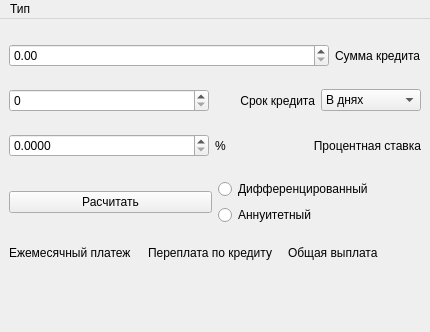
<?xml version="1.0" encoding="UTF-8"?>
<ui version="4.0">
 <class>Credit_window</class>
 <widget class="QMainWindow" name="Credit_window">
  <property name="geometry">
   <rect>
    <x>0</x>
    <y>0</y>
    <width>430</width>
    <height>332</height>
   </rect>
  </property>
  <property name="windowTitle">
   <string>Кредитный калькулятор</string>
  </property>
  <widget class="QWidget" name="centralwidget">
   <layout class="QVBoxLayout" name="verticalLayout_5">
    <item>
     <layout class="QVBoxLayout" name="verticalLayout_4">
      <item>
       <layout class="QVBoxLayout" name="verticalLayout_2">
        <item>
         <layout class="QHBoxLayout" name="horizontalLayout_3">
          <item>
           <widget class="QDoubleSpinBox" name="sum_doubleSpinBox">
            <property name="sizePolicy">
             <sizepolicy hsizetype="Expanding" vsizetype="Fixed">
              <horstretch>0</horstretch>
              <verstretch>0</verstretch>
             </sizepolicy>
            </property>
            <property name="maximum">
             <double>10000000000000000905969664.000000000000000</double>
            </property>
            <property name="singleStep">
             <double>0.010000000000000</double>
            </property>
           </widget>
          </item>
          <item>
           <widget class="QLabel" name="label_summ">
            <property name="text">
             <string>Сумма кредита</string>
            </property>
           </widget>
          </item>
         </layout>
        </item>
        <item>
         <layout class="QHBoxLayout" name="horizontalLayout_2">
          <item>
           <widget class="QSpinBox" name="term_spinBox">
            <property name="sizePolicy">
             <sizepolicy hsizetype="Fixed" vsizetype="Fixed">
              <horstretch>0</horstretch>
              <verstretch>0</verstretch>
             </sizepolicy>
            </property>
            <property name="minimumSize">
             <size>
              <width>200</width>
              <height>0</height>
             </size>
            </property>
            <property name="maximumSize">
             <size>
              <width>200</width>
              <height>16777215</height>
             </size>
            </property>
            <property name="maximum">
             <number>999999999</number>
            </property>
           </widget>
          </item>
          <item>
           <widget class="QLabel" name="label_day">
            <property name="text">
             <string>Срок кредита</string>
            </property>
            <property name="alignment">
             <set>Qt::AlignRight|Qt::AlignTrailing|Qt::AlignVCenter</set>
            </property>
           </widget>
          </item>
          <item>
           <widget class="QComboBox" name="period_comboBox">
            <item>
             <property name="text">
              <string>В днях</string>
             </property>
            </item>
            <item>
             <property name="text">
              <string>В месяцах</string>
             </property>
            </item>
            <item>
             <property name="text">
              <string>В годах</string>
             </property>
            </item>
           </widget>
          </item>
         </layout>
        </item>
        <item>
         <layout class="QHBoxLayout" name="horizontalLayout">
          <item>
           <widget class="QDoubleSpinBox" name="proc_doubleSpinBox">
            <property name="sizePolicy">
             <sizepolicy hsizetype="Fixed" vsizetype="Fixed">
              <horstretch>0</horstretch>
              <verstretch>0</verstretch>
             </sizepolicy>
            </property>
            <property name="minimumSize">
             <size>
              <width>200</width>
              <height>0</height>
             </size>
            </property>
            <property name="maximumSize">
             <size>
              <width>200</width>
              <height>16777215</height>
             </size>
            </property>
            <property name="decimals">
             <number>4</number>
            </property>
            <property name="singleStep">
             <double>0.000100000000000</double>
            </property>
           </widget>
          </item>
          <item>
           <widget class="QLabel" name="label">
            <property name="sizePolicy">
             <sizepolicy hsizetype="Minimum" vsizetype="Preferred">
              <horstretch>0</horstretch>
              <verstretch>0</verstretch>
             </sizepolicy>
            </property>
            <property name="text">
             <string>%</string>
            </property>
           </widget>
          </item>
          <item>
           <widget class="QLabel" name="label_proc">
            <property name="sizePolicy">
             <sizepolicy hsizetype="Expanding" vsizetype="Preferred">
              <horstretch>0</horstretch>
              <verstretch>0</verstretch>
             </sizepolicy>
            </property>
            <property name="text">
             <string>Процентная ставка</string>
            </property>
            <property name="alignment">
             <set>Qt::AlignRight|Qt::AlignTrailing|Qt::AlignVCenter</set>
            </property>
           </widget>
          </item>
         </layout>
        </item>
       </layout>
      </item>
      <item>
       <layout class="QVBoxLayout" name="verticalLayout_3">
        <item>
         <layout class="QHBoxLayout" name="horizontalLayout_4">
          <item>
           <widget class="QPushButton" name="calc_Button">
            <property name="text">
             <string>Расчитать</string>
            </property>
           </widget>
          </item>
          <item>
           <layout class="QVBoxLayout" name="verticalLayout">
            <item>
             <widget class="QRadioButton" name="radio_dif_type">
              <property name="text">
               <string>Дифференцированный</string>
              </property>
             </widget>
            </item>
            <item>
             <widget class="QRadioButton" name="radio_anue_type">
              <property name="text">
               <string>Аннуитетный</string>
              </property>
             </widget>
            </item>
           </layout>
          </item>
         </layout>
        </item>
        <item>
         <layout class="QGridLayout" name="gridLayout">
          <item row="0" column="0">
           <widget class="QLabel" name="label_month_pay">
            <property name="text">
             <string>Ежемесячный платеж</string>
            </property>
           </widget>
          </item>
          <item row="0" column="1">
           <widget class="QLabel" name="label_overpay">
            <property name="text">
             <string>Переплата по кредиту</string>
            </property>
           </widget>
          </item>
          <item row="0" column="2">
           <widget class="QLabel" name="label_all_payed">
            <property name="text">
             <string>Общая выплата</string>
            </property>
           </widget>
          </item>
          <item row="1" column="0">
           <widget class="QLabel" name="label_res_month_pay">
            <property name="text">
             <string/>
            </property>
           </widget>
          </item>
          <item row="1" column="1">
           <widget class="QLabel" name="label_res_overpay">
            <property name="text">
             <string/>
            </property>
           </widget>
          </item>
          <item row="1" column="2">
           <widget class="QLabel" name="label_res_all_payed">
            <property name="text">
             <string/>
            </property>
           </widget>
          </item>
         </layout>
        </item>
       </layout>
      </item>
     </layout>
    </item>
   </layout>
  </widget>
  <widget class="QMenuBar" name="menubar">
   <property name="geometry">
    <rect>
     <x>0</x>
     <y>0</y>
     <width>430</width>
     <height>21</height>
    </rect>
   </property>
   <widget class="QMenu" name="menu">
    <property name="title">
     <string>Тип</string>
    </property>
    <addaction name="main_calc_button"/>
    <addaction name="Credit_calc_button"/>
    <addaction name="depos_calc_button"/>
   </widget>
   <addaction name="menu"/>
  </widget>
  <action name="main_calc_button">
   <property name="text">
    <string>Математический</string>
   </property>
  </action>
  <action name="Credit_calc_button">
   <property name="text">
    <string>Кредитный</string>
   </property>
  </action>
  <action name="depos_calc_button">
   <property name="text">
    <string>Депозитный</string>
   </property>
  </action>
 </widget>
 <resources/>
 <connections/>
</ui>
